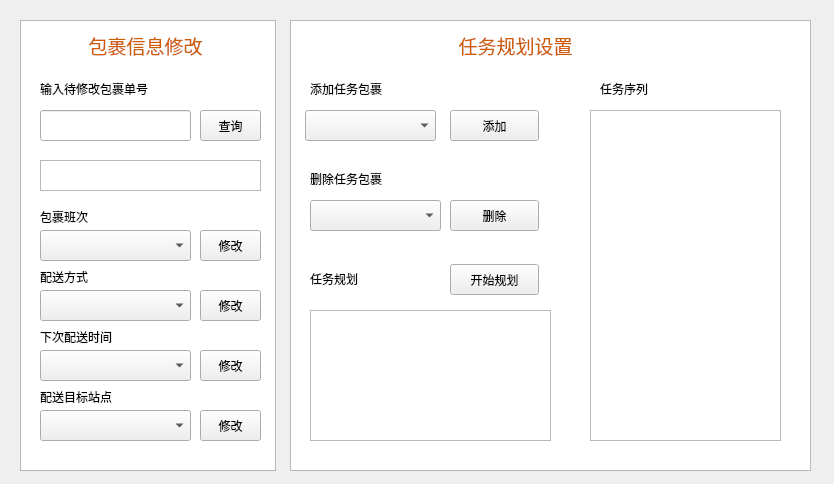
<?xml version="1.0" encoding="UTF-8"?>
<ui version="4.0">
 <class>TaskSetWidget</class>
 <widget class="QWidget" name="TaskSetWidget">
  <property name="geometry">
   <rect>
    <x>0</x>
    <y>0</y>
    <width>834</width>
    <height>484</height>
   </rect>
  </property>
  <property name="windowTitle">
   <string>Form</string>
  </property>
  <widget class="QTextBrowser" name="textBrowser_taskSeq">
   <property name="geometry">
    <rect>
     <x>590</x>
     <y>110</y>
     <width>191</width>
     <height>331</height>
    </rect>
   </property>
  </widget>
  <widget class="QTextBrowser" name="textBrowser_planRes">
   <property name="geometry">
    <rect>
     <x>310</x>
     <y>310</y>
     <width>241</width>
     <height>131</height>
    </rect>
   </property>
  </widget>
  <widget class="QLabel" name="label">
   <property name="geometry">
    <rect>
     <x>600</x>
     <y>80</y>
     <width>67</width>
     <height>17</height>
    </rect>
   </property>
   <property name="text">
    <string>任务序列</string>
   </property>
  </widget>
  <widget class="QLabel" name="label_2">
   <property name="geometry">
    <rect>
     <x>310</x>
     <y>80</y>
     <width>141</width>
     <height>17</height>
    </rect>
   </property>
   <property name="text">
    <string>添加任务包裹</string>
   </property>
  </widget>
  <widget class="QLabel" name="label_3">
   <property name="geometry">
    <rect>
     <x>310</x>
     <y>170</y>
     <width>161</width>
     <height>17</height>
    </rect>
   </property>
   <property name="text">
    <string>删除任务包裹</string>
   </property>
  </widget>
  <widget class="QLabel" name="label_4">
   <property name="geometry">
    <rect>
     <x>310</x>
     <y>270</y>
     <width>67</width>
     <height>17</height>
    </rect>
   </property>
   <property name="text">
    <string>任务规划</string>
   </property>
  </widget>
  <widget class="QPushButton" name="pushButton_addTask">
   <property name="geometry">
    <rect>
     <x>450</x>
     <y>110</y>
     <width>89</width>
     <height>31</height>
    </rect>
   </property>
   <property name="text">
    <string>添加</string>
   </property>
  </widget>
  <widget class="QPushButton" name="pushButton_deleTask">
   <property name="geometry">
    <rect>
     <x>450</x>
     <y>200</y>
     <width>89</width>
     <height>31</height>
    </rect>
   </property>
   <property name="text">
    <string>删除</string>
   </property>
  </widget>
  <widget class="QPushButton" name="pushButton_startPlan">
   <property name="geometry">
    <rect>
     <x>450</x>
     <y>264</y>
     <width>89</width>
     <height>31</height>
    </rect>
   </property>
   <property name="text">
    <string>开始规划</string>
   </property>
  </widget>
  <widget class="QComboBox" name="comboBox_addTask">
   <property name="geometry">
    <rect>
     <x>305</x>
     <y>110</y>
     <width>131</width>
     <height>31</height>
    </rect>
   </property>
  </widget>
  <widget class="QComboBox" name="comboBox_deleTask">
   <property name="geometry">
    <rect>
     <x>310</x>
     <y>200</y>
     <width>131</width>
     <height>31</height>
    </rect>
   </property>
  </widget>
  <widget class="QComboBox" name="comboBox_schedule">
   <property name="geometry">
    <rect>
     <x>40</x>
     <y>230</y>
     <width>151</width>
     <height>31</height>
    </rect>
   </property>
  </widget>
  <widget class="QGraphicsView" name="graphicsView">
   <property name="geometry">
    <rect>
     <x>20</x>
     <y>20</y>
     <width>256</width>
     <height>451</height>
    </rect>
   </property>
  </widget>
  <widget class="QGraphicsView" name="graphicsView_2">
   <property name="geometry">
    <rect>
     <x>290</x>
     <y>20</y>
     <width>521</width>
     <height>451</height>
    </rect>
   </property>
  </widget>
  <widget class="QLabel" name="label_5">
   <property name="geometry">
    <rect>
     <x>40</x>
     <y>206</y>
     <width>101</width>
     <height>21</height>
    </rect>
   </property>
   <property name="text">
    <string>包裹班次</string>
   </property>
  </widget>
  <widget class="QLabel" name="label_7">
   <property name="geometry">
    <rect>
     <x>400</x>
     <y>30</y>
     <width>231</width>
     <height>31</height>
    </rect>
   </property>
   <property name="text">
    <string>&lt;!DOCTYPE HTML PUBLIC &quot;-//W3C//DTD HTML 4.0//EN&quot; &quot;http://www.w3.org/TR/REC-html40/strict.dtd&quot;&gt;
&lt;html&gt;&lt;head&gt;&lt;meta name=&quot;qrichtext&quot; content=&quot;1&quot; /&gt;&lt;style type=&quot;text/css&quot;&gt;
p, li { white-space: pre-wrap; }
&lt;/style&gt;&lt;/head&gt;&lt;body style=&quot; font-family:'Ubuntu'; font-size:11pt; font-weight:400; font-style:normal;&quot;&gt;
&lt;p align=&quot;center&quot; style=&quot; margin-top:0px; margin-bottom:0px; margin-left:0px; margin-right:0px; -qt-block-indent:0; text-indent:0px;&quot;&gt;&lt;span style=&quot; font-size:14pt; color:#ce5c00;&quot;&gt;任务规划设置&lt;/span&gt;&lt;/p&gt;&lt;/body&gt;&lt;/html&gt;</string>
   </property>
  </widget>
  <widget class="QLabel" name="label_8">
   <property name="geometry">
    <rect>
     <x>70</x>
     <y>30</y>
     <width>151</width>
     <height>31</height>
    </rect>
   </property>
   <property name="text">
    <string>&lt;!DOCTYPE HTML PUBLIC &quot;-//W3C//DTD HTML 4.0//EN&quot; &quot;http://www.w3.org/TR/REC-html40/strict.dtd&quot;&gt;
&lt;html&gt;&lt;head&gt;&lt;meta name=&quot;qrichtext&quot; content=&quot;1&quot; /&gt;&lt;style type=&quot;text/css&quot;&gt;
p, li { white-space: pre-wrap; }
&lt;/style&gt;&lt;/head&gt;&lt;body style=&quot; font-family:'Ubuntu'; font-size:11pt; font-weight:400; font-style:normal;&quot;&gt;
&lt;p align=&quot;center&quot; style=&quot; margin-top:0px; margin-bottom:0px; margin-left:0px; margin-right:0px; -qt-block-indent:0; text-indent:0px;&quot;&gt;&lt;span style=&quot; font-size:14pt; color:#ce5c00;&quot;&gt;包裹信息修改&lt;/span&gt;&lt;/p&gt;&lt;/body&gt;&lt;/html&gt;</string>
   </property>
  </widget>
  <widget class="QComboBox" name="comboBox_distributionWays">
   <property name="geometry">
    <rect>
     <x>40</x>
     <y>290</y>
     <width>151</width>
     <height>31</height>
    </rect>
   </property>
  </widget>
  <widget class="QComboBox" name="comboBox_distributionTime">
   <property name="geometry">
    <rect>
     <x>40</x>
     <y>350</y>
     <width>151</width>
     <height>31</height>
    </rect>
   </property>
  </widget>
  <widget class="QComboBox" name="comboBox_distributionDestination">
   <property name="geometry">
    <rect>
     <x>40</x>
     <y>410</y>
     <width>151</width>
     <height>31</height>
    </rect>
   </property>
  </widget>
  <widget class="QLabel" name="label_6">
   <property name="geometry">
    <rect>
     <x>40</x>
     <y>266</y>
     <width>101</width>
     <height>21</height>
    </rect>
   </property>
   <property name="text">
    <string>配送方式</string>
   </property>
  </widget>
  <widget class="QLabel" name="label_9">
   <property name="geometry">
    <rect>
     <x>40</x>
     <y>326</y>
     <width>101</width>
     <height>21</height>
    </rect>
   </property>
   <property name="text">
    <string>下次配送时间</string>
   </property>
  </widget>
  <widget class="QLabel" name="label_10">
   <property name="geometry">
    <rect>
     <x>40</x>
     <y>386</y>
     <width>101</width>
     <height>21</height>
    </rect>
   </property>
   <property name="text">
    <string>配送目标站点</string>
   </property>
  </widget>
  <widget class="QLineEdit" name="parcelNumEdit">
   <property name="geometry">
    <rect>
     <x>40</x>
     <y>110</y>
     <width>151</width>
     <height>31</height>
    </rect>
   </property>
  </widget>
  <widget class="QLabel" name="label_11">
   <property name="geometry">
    <rect>
     <x>40</x>
     <y>80</y>
     <width>151</width>
     <height>17</height>
    </rect>
   </property>
   <property name="text">
    <string>输入待修改包裹单号</string>
   </property>
  </widget>
  <widget class="QPushButton" name="pushButton_parcelQuery">
   <property name="geometry">
    <rect>
     <x>200</x>
     <y>110</y>
     <width>61</width>
     <height>31</height>
    </rect>
   </property>
   <property name="text">
    <string>查询</string>
   </property>
  </widget>
  <widget class="QPushButton" name="pushButton_changeSchedule">
   <property name="geometry">
    <rect>
     <x>200</x>
     <y>230</y>
     <width>61</width>
     <height>31</height>
    </rect>
   </property>
   <property name="text">
    <string>修改</string>
   </property>
  </widget>
  <widget class="QPushButton" name="pushButton_changeDistributionWays">
   <property name="geometry">
    <rect>
     <x>200</x>
     <y>290</y>
     <width>61</width>
     <height>31</height>
    </rect>
   </property>
   <property name="text">
    <string>修改</string>
   </property>
  </widget>
  <widget class="QPushButton" name="pushButton_changeDistributionTime">
   <property name="geometry">
    <rect>
     <x>200</x>
     <y>350</y>
     <width>61</width>
     <height>31</height>
    </rect>
   </property>
   <property name="text">
    <string>修改</string>
   </property>
  </widget>
  <widget class="QPushButton" name="pushButton_changeDistributionDestination">
   <property name="geometry">
    <rect>
     <x>200</x>
     <y>410</y>
     <width>61</width>
     <height>31</height>
    </rect>
   </property>
   <property name="text">
    <string>修改</string>
   </property>
  </widget>
  <widget class="QTextBrowser" name="textBrowser_state">
   <property name="geometry">
    <rect>
     <x>40</x>
     <y>160</y>
     <width>221</width>
     <height>31</height>
    </rect>
   </property>
  </widget>
  <zorder>graphicsView_2</zorder>
  <zorder>graphicsView</zorder>
  <zorder>textBrowser_taskSeq</zorder>
  <zorder>textBrowser_planRes</zorder>
  <zorder>label</zorder>
  <zorder>label_2</zorder>
  <zorder>label_3</zorder>
  <zorder>label_4</zorder>
  <zorder>pushButton_addTask</zorder>
  <zorder>pushButton_deleTask</zorder>
  <zorder>pushButton_startPlan</zorder>
  <zorder>comboBox_addTask</zorder>
  <zorder>comboBox_deleTask</zorder>
  <zorder>comboBox_schedule</zorder>
  <zorder>label_5</zorder>
  <zorder>label_7</zorder>
  <zorder>label_8</zorder>
  <zorder>comboBox_distributionWays</zorder>
  <zorder>comboBox_distributionTime</zorder>
  <zorder>comboBox_distributionDestination</zorder>
  <zorder>label_6</zorder>
  <zorder>label_9</zorder>
  <zorder>label_10</zorder>
  <zorder>parcelNumEdit</zorder>
  <zorder>label_11</zorder>
  <zorder>pushButton_parcelQuery</zorder>
  <zorder>pushButton_changeSchedule</zorder>
  <zorder>pushButton_changeDistributionWays</zorder>
  <zorder>pushButton_changeDistributionTime</zorder>
  <zorder>pushButton_changeDistributionDestination</zorder>
  <zorder>textBrowser_state</zorder>
 </widget>
 <resources/>
 <connections/>
</ui>
